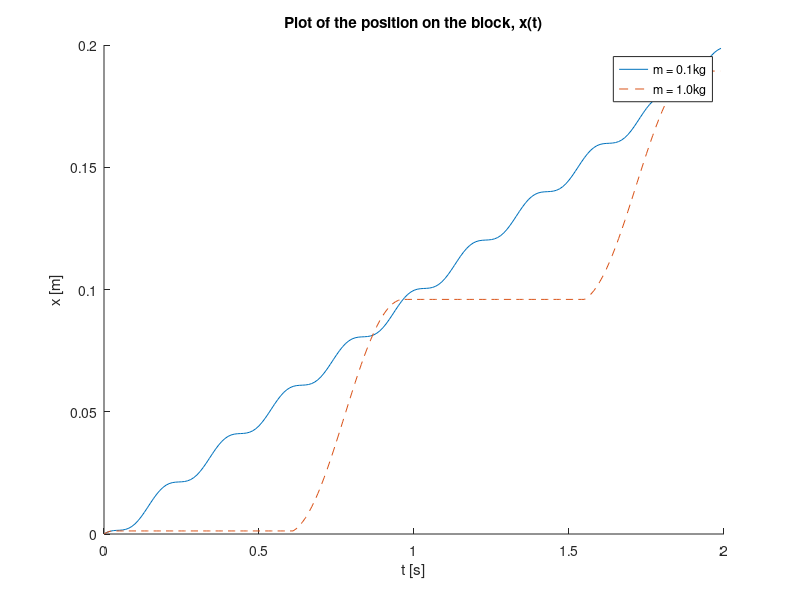

This figure's MATLAB source:
k = 100;    % N/m
b = 0.1;    % m
g = 9.8;    % m/s^2
time = 2;   % s
dt = 0.01;  % s
u = 0.1;    % m/s
my_s = 0.6; 
my_d = 0.3;

n = ceil(time/dt);

v0 = 0.1;   % m/s
x0 = 0.0;   % m

t = zeros(n,1);
x = zeros(n,1);
v = zeros(n,1);
Fx = zeros(n,1);

v(1) = v0;
x(1) = x0;

for m = [0.1 1.0]
    
    if m == 0.1;
        line = '-';
    else
        line = '--';
    end
    
    for i = 1:n-1
        x_b = u*t(i) + x0 + b;
        N = m*g;
        Fx(i) = k*(x_b - x(i) - b);
        if v(i) == 0
            f = -Fx(i);
            if abs(f) > my_s*N
                F = Fx(i) - sign(f)*my_d*N;
            else
                F = 0;
            end
        else
            F = Fx(i) - sign(v(i))*my_d*N;
        end
        a = F/m;
        v(i+1) = v(i) + a*dt;
        if (v(i) ~= 0.0) && (sign(v(i+1))~=sign(v(i)))
            v(i+1) = 0.0;
        end
        x(i+1) = x(i) + v(i+1)*dt;
        t(i+1) = t(i) + dt;
    end
    
    hold on
    plot(t, x, line)
    xlabel('t [s]')
    ylabel('x [m]')
    title('Plot of the position on the block, x(t)')
    hold off
    
end

legend('m = 0.1kg','m = 1.0kg')

